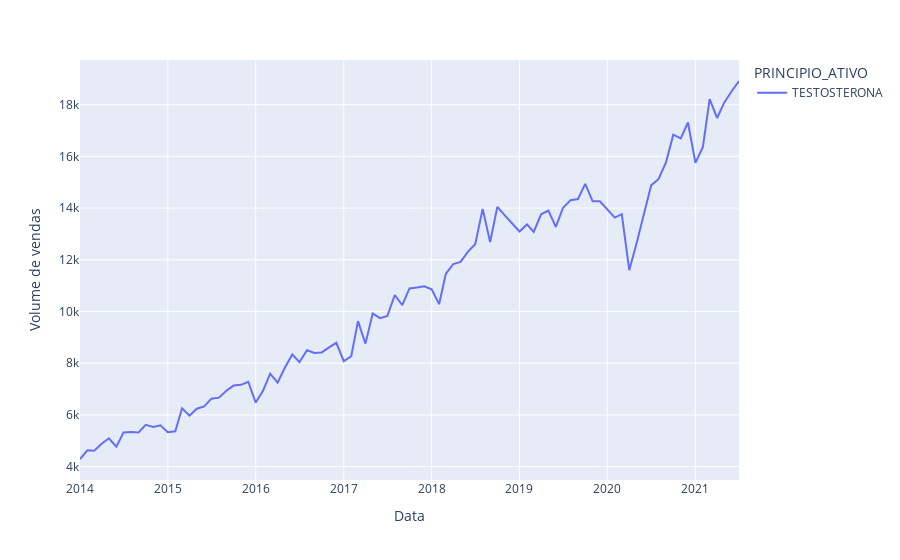

The notebook cell this image was saved under:
### Code cell
df_substances = TopSubstances(df,'1mo')
df_substances = df_substances.to_pandas()
px.line(df_substances, x='DATETIME', y='count', color='PRINCIPIO_ATIVO').update_layout(
                                                                            xaxis_title="Data", yaxis_title="Volume de vendas"
                                                                         )
